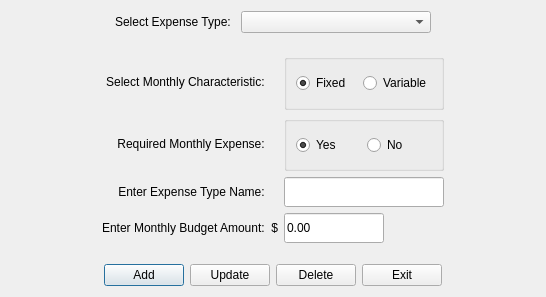
<?xml version="1.0" encoding="UTF-8"?>
<ui version="4.0">
 <class>AddExpenseTypeDialog</class>
 <widget class="QDialog" name="AddExpenseTypeDialog">
  <property name="windowModality">
   <enum>Qt::ApplicationModal</enum>
  </property>
  <property name="geometry">
   <rect>
    <x>0</x>
    <y>0</y>
    <width>546</width>
    <height>297</height>
   </rect>
  </property>
  <property name="font">
   <font>
    <family>Segoe UI</family>
    <pointsize>9</pointsize>
   </font>
  </property>
  <property name="windowTitle">
   <string>Add Expense Type</string>
  </property>
  <property name="modal">
   <bool>true</bool>
  </property>
  <layout class="QVBoxLayout" name="verticalLayout">
   <item>
    <layout class="QHBoxLayout" name="horizontalLayout_2">
     <item>
      <spacer name="horizontalSpacer_3">
       <property name="orientation">
        <enum>Qt::Horizontal</enum>
       </property>
       <property name="sizeHint" stdset="0">
        <size>
         <width>40</width>
         <height>20</height>
        </size>
       </property>
      </spacer>
     </item>
     <item>
      <widget class="QLabel" name="labelExpenseTypes">
       <property name="text">
        <string>Select Expense Type: </string>
       </property>
      </widget>
     </item>
     <item>
      <widget class="QComboBox" name="comboBoxExpenseType">
       <property name="layoutDirection">
        <enum>Qt::LeftToRight</enum>
       </property>
       <property name="currentText">
        <string/>
       </property>
       <property name="sizeAdjustPolicy">
        <enum>QComboBox::AdjustToContents</enum>
       </property>
       <property name="minimumContentsLength">
        <number>20</number>
       </property>
      </widget>
     </item>
     <item>
      <spacer name="horizontalSpacer_4">
       <property name="orientation">
        <enum>Qt::Horizontal</enum>
       </property>
       <property name="sizeHint" stdset="0">
        <size>
         <width>40</width>
         <height>20</height>
        </size>
       </property>
      </spacer>
     </item>
    </layout>
   </item>
   <item>
    <spacer name="verticalSpacer_2">
     <property name="orientation">
      <enum>Qt::Vertical</enum>
     </property>
     <property name="sizeType">
      <enum>QSizePolicy::Fixed</enum>
     </property>
     <property name="sizeHint" stdset="0">
      <size>
       <width>20</width>
       <height>15</height>
      </size>
     </property>
    </spacer>
   </item>
   <item>
    <layout class="QGridLayout" name="gridLayout">
     <item row="4" column="1">
      <widget class="QLabel" name="label_5">
       <property name="text">
        <string>Enter Monthly Budget Amount:  $</string>
       </property>
       <property name="alignment">
        <set>Qt::AlignRight|Qt::AlignTrailing|Qt::AlignVCenter</set>
       </property>
      </widget>
     </item>
     <item row="0" column="3">
      <spacer name="horizontalSpacer_12">
       <property name="orientation">
        <enum>Qt::Horizontal</enum>
       </property>
       <property name="sizeHint" stdset="0">
        <size>
         <width>40</width>
         <height>20</height>
        </size>
       </property>
      </spacer>
     </item>
     <item row="2" column="0">
      <spacer name="horizontalSpacer_9">
       <property name="orientation">
        <enum>Qt::Horizontal</enum>
       </property>
       <property name="sizeHint" stdset="0">
        <size>
         <width>40</width>
         <height>20</height>
        </size>
       </property>
      </spacer>
     </item>
     <item row="4" column="2">
      <widget class="QLineEdit" name="lineEditBudgetAmount">
       <property name="minimumSize">
        <size>
         <width>100</width>
         <height>30</height>
        </size>
       </property>
       <property name="maximumSize">
        <size>
         <width>100</width>
         <height>30</height>
        </size>
       </property>
       <property name="text">
        <string>0.00</string>
       </property>
      </widget>
     </item>
     <item row="0" column="2">
      <layout class="QHBoxLayout" name="horizontalLayout_3">
       <item>
        <widget class="QGroupBox" name="groupBoxMonthlyCharacteristic">
         <property name="title">
          <string/>
         </property>
         <property name="alignment">
          <set>Qt::AlignCenter</set>
         </property>
         <property name="flat">
          <bool>false</bool>
         </property>
         <layout class="QHBoxLayout" name="horizontalLayout_5">
          <item>
           <widget class="QRadioButton" name="radioButtonFixed">
            <property name="text">
             <string>Fixed</string>
            </property>
            <property name="checked">
             <bool>true</bool>
            </property>
           </widget>
          </item>
          <item>
           <widget class="QRadioButton" name="radioButtonVariable">
            <property name="text">
             <string>Variable</string>
            </property>
           </widget>
          </item>
         </layout>
        </widget>
       </item>
      </layout>
     </item>
     <item row="0" column="1">
      <widget class="QLabel" name="label_3">
       <property name="text">
        <string>Select Monthly Characteristic:    </string>
       </property>
       <property name="alignment">
        <set>Qt::AlignRight|Qt::AlignTrailing|Qt::AlignVCenter</set>
       </property>
      </widget>
     </item>
     <item row="2" column="2">
      <widget class="QLineEdit" name="lineEditName">
       <property name="minimumSize">
        <size>
         <width>160</width>
         <height>30</height>
        </size>
       </property>
       <property name="maximumSize">
        <size>
         <width>160</width>
         <height>30</height>
        </size>
       </property>
      </widget>
     </item>
     <item row="4" column="3">
      <spacer name="horizontalSpacer_8">
       <property name="orientation">
        <enum>Qt::Horizontal</enum>
       </property>
       <property name="sizeHint" stdset="0">
        <size>
         <width>40</width>
         <height>20</height>
        </size>
       </property>
      </spacer>
     </item>
     <item row="2" column="3">
      <spacer name="horizontalSpacer_10">
       <property name="orientation">
        <enum>Qt::Horizontal</enum>
       </property>
       <property name="sizeHint" stdset="0">
        <size>
         <width>40</width>
         <height>20</height>
        </size>
       </property>
      </spacer>
     </item>
     <item row="4" column="0">
      <spacer name="horizontalSpacer_7">
       <property name="orientation">
        <enum>Qt::Horizontal</enum>
       </property>
       <property name="sizeHint" stdset="0">
        <size>
         <width>40</width>
         <height>20</height>
        </size>
       </property>
      </spacer>
     </item>
     <item row="0" column="0">
      <spacer name="horizontalSpacer_11">
       <property name="orientation">
        <enum>Qt::Horizontal</enum>
       </property>
       <property name="sizeHint" stdset="0">
        <size>
         <width>40</width>
         <height>20</height>
        </size>
       </property>
      </spacer>
     </item>
     <item row="2" column="1">
      <widget class="QLabel" name="label_4">
       <property name="text">
        <string>Enter Expense Type Name:    </string>
       </property>
       <property name="alignment">
        <set>Qt::AlignRight|Qt::AlignTrailing|Qt::AlignVCenter</set>
       </property>
      </widget>
     </item>
     <item row="1" column="1">
      <widget class="QLabel" name="label">
       <property name="text">
        <string>Required Monthly Expense:    </string>
       </property>
       <property name="alignment">
        <set>Qt::AlignRight|Qt::AlignTrailing|Qt::AlignVCenter</set>
       </property>
      </widget>
     </item>
     <item row="1" column="0">
      <spacer name="horizontalSpacer_5">
       <property name="orientation">
        <enum>Qt::Horizontal</enum>
       </property>
       <property name="sizeHint" stdset="0">
        <size>
         <width>40</width>
         <height>20</height>
        </size>
       </property>
      </spacer>
     </item>
     <item row="1" column="3">
      <spacer name="horizontalSpacer_6">
       <property name="orientation">
        <enum>Qt::Horizontal</enum>
       </property>
       <property name="sizeHint" stdset="0">
        <size>
         <width>40</width>
         <height>20</height>
        </size>
       </property>
      </spacer>
     </item>
     <item row="1" column="2">
      <layout class="QHBoxLayout" name="horizontalLayout_4">
       <item>
        <widget class="QGroupBox" name="groupBoxRequiredExpense">
         <property name="title">
          <string/>
         </property>
         <property name="alignment">
          <set>Qt::AlignCenter</set>
         </property>
         <layout class="QHBoxLayout" name="horizontalLayout_6">
          <item>
           <widget class="QRadioButton" name="radioButtonRequired">
            <property name="text">
             <string>Yes</string>
            </property>
            <property name="checked">
             <bool>true</bool>
            </property>
           </widget>
          </item>
          <item>
           <widget class="QRadioButton" name="radioButtonNotRequired">
            <property name="text">
             <string>No</string>
            </property>
           </widget>
          </item>
         </layout>
        </widget>
       </item>
      </layout>
     </item>
    </layout>
   </item>
   <item>
    <spacer name="verticalSpacer">
     <property name="orientation">
      <enum>Qt::Vertical</enum>
     </property>
     <property name="sizeType">
      <enum>QSizePolicy::Fixed</enum>
     </property>
     <property name="sizeHint" stdset="0">
      <size>
       <width>20</width>
       <height>15</height>
      </size>
     </property>
    </spacer>
   </item>
   <item>
    <layout class="QHBoxLayout" name="horizontalLayout">
     <item>
      <spacer name="horizontalSpacer">
       <property name="orientation">
        <enum>Qt::Horizontal</enum>
       </property>
       <property name="sizeHint" stdset="0">
        <size>
         <width>40</width>
         <height>20</height>
        </size>
       </property>
      </spacer>
     </item>
     <item>
      <widget class="QPushButton" name="pushButtonAddType">
       <property name="text">
        <string>Add</string>
       </property>
      </widget>
     </item>
     <item>
      <widget class="QPushButton" name="pushButtonUpdateType">
       <property name="text">
        <string>Update</string>
       </property>
      </widget>
     </item>
     <item>
      <widget class="QPushButton" name="pushButtonDeleteType">
       <property name="text">
        <string>Delete</string>
       </property>
      </widget>
     </item>
     <item>
      <widget class="QPushButton" name="pushButtonExit">
       <property name="text">
        <string>Exit</string>
       </property>
      </widget>
     </item>
     <item>
      <spacer name="horizontalSpacer_2">
       <property name="orientation">
        <enum>Qt::Horizontal</enum>
       </property>
       <property name="sizeHint" stdset="0">
        <size>
         <width>40</width>
         <height>20</height>
        </size>
       </property>
      </spacer>
     </item>
    </layout>
   </item>
  </layout>
 </widget>
 <resources/>
 <connections/>
</ui>
